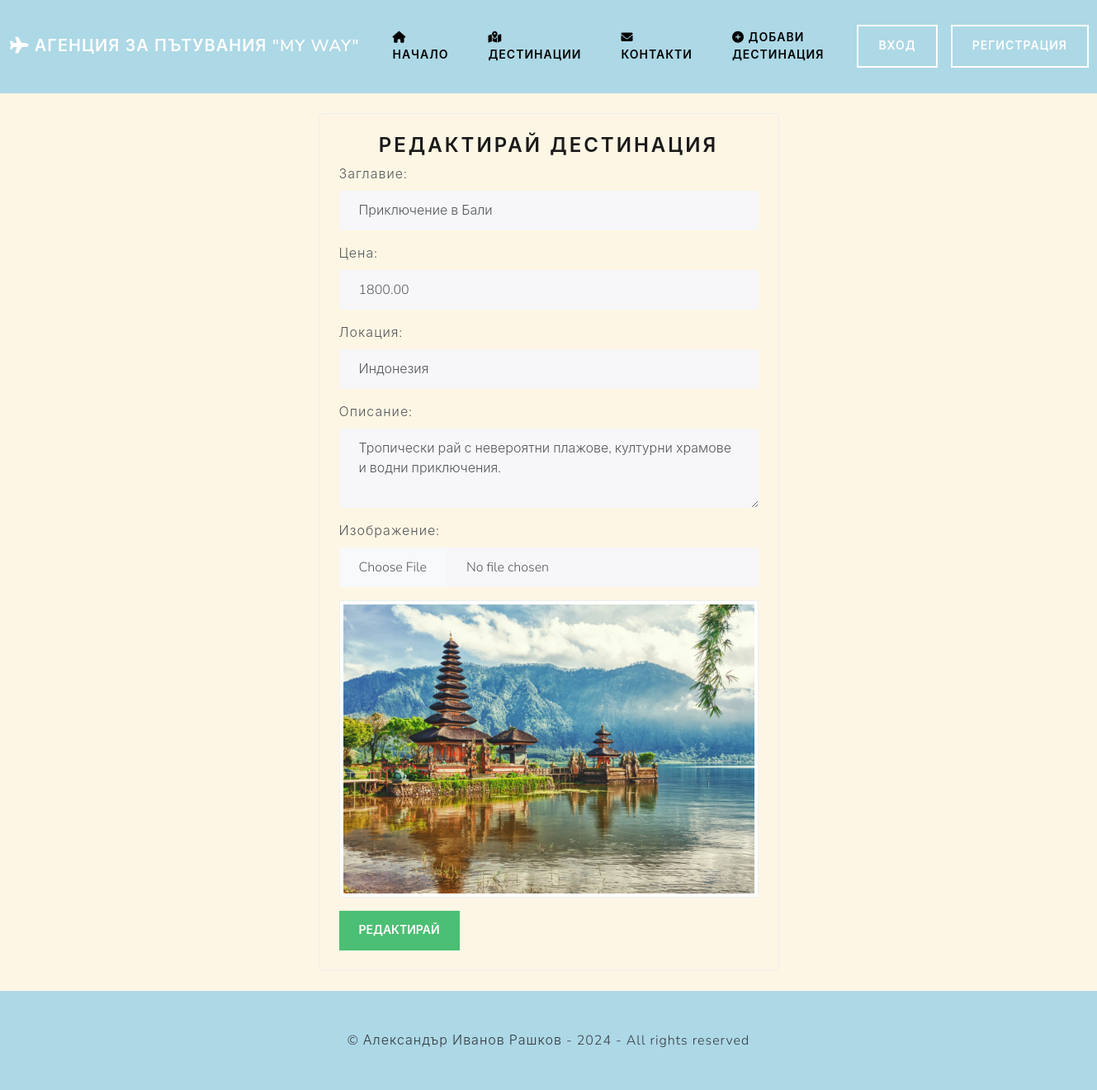
/index.php?page=edit_destination&destination_id=2, run on the app's committed database.
### tables this page shows
CREATE TABLE `destinations` (
  `id` INT(11) NOT NULL AUTO_INCREMENT COMMENT 'Първичен ключ',
  `title` VARCHAR(255) NOT NULL COMMENT 'Име на дестинацията',
  `description` TEXT NOT NULL COMMENT 'Подробно описание на дестинацията',
  `image` VARCHAR(255) NOT NULL COMMENT 'URL или път на изображението',
  `price` DECIMAL(10,2) NOT NULL COMMENT 'Цена на човек за посещение',
  `location` VARCHAR(255) NOT NULL COMMENT 'Географска локация (град, държава)',
  PRIMARY KEY (`id`)
);

### pages/edit_destination.php (the view, shortened to what this page needs)
<?php
    $destination_id = intval($_GET['destination_id'] ?? 0);
    $query = "SELECT * FROM destinations WHERE id = :id";
    $stmt = $pdo->prepare($query);
    $stmt->execute([':id' => $destination_id]);
    $destination = $stmt->fetch();
?>
<form class="border rounded p-4 w-50 mx-auto" method="POST" action="./handlers/handle_edit_destination.php" enctype="multipart/form-data">
    <h3 class="text-center">Редактирай дестинация</h3>
    <div class="mb-3">
        <label for="title" class="form-label">Заглавие:</label>
        <input type="text" class="form-control" id="title" name="title" value="<?php echo htmlspecialchars($destination['title'] ?? '') ?>">
    </div>
    <div class="mb-3">
        <label for="price" class="form-label">Цена:</label>
        <input type="number" step="0.01" class="form-control" id="price" name="price" value="<?php echo htmlspecialchars($destination['price'] ?? '') ?>">
    </div>
    <div class="mb-3">
        <label for="location" class="form-label">Локация:</label>
        <input type="text" class="form-control" id="location" name="location" value="<?php echo htmlspecialchars($destination['location'] ?? '') ?>">
    </div>
    <div class="mb-3">
        <label for="description" class="form-label">Описание:</label>
        <textarea class="form-control" id="description" name="description" rows="3"><?php echo htmlspecialchars($destination['description'] ?? '') ?></textarea>
    </div>
    <div class="mb-3">
        <label for="image" class="form-label">Изображение:</label>
        <input type="file" class="form-control" id="image" name="image" accept="image/*">
    </div>
    <div class="mb-3">
        <img src="./uploads/<?php echo htmlspecialchars($destination['image']) ?>" alt="<?php echo htmlspecialchars($destination['title']) ?>" class="img-thumbnail">
    </div>
    <button type="submit" class="btn btn-success mx-auto">Редактирай</button>
</form>

### index.php (style rules this page uses)
body { background-color: #fef6e4; }

### data on the page
destinations: title "Приключение в Бали", price "1800.00", location "Индонезия", description "Тропически рай с невероятни плажове, културни храмове и водни приключения.", image (picture)
